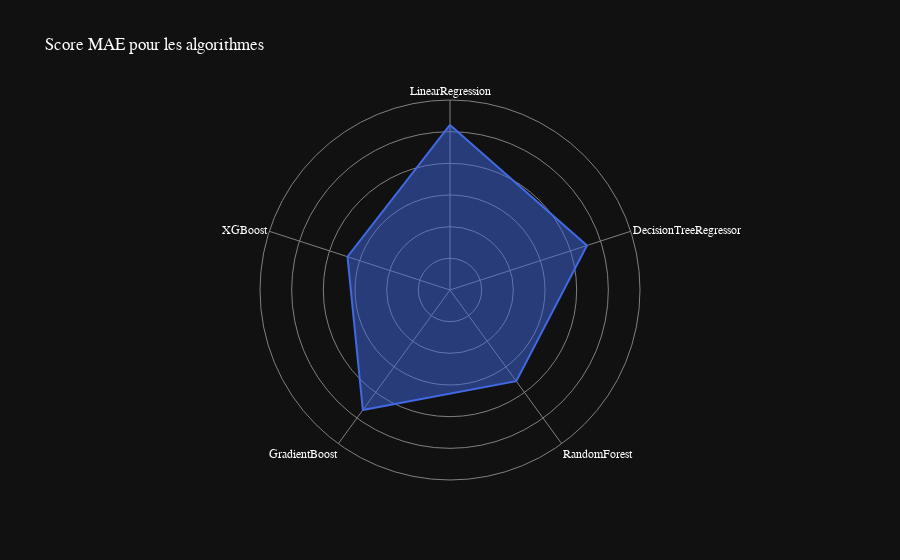

Here is the notebook cell this chart was saved with:
### Code cell
# affichage en spiderchart des scores MAE des algorithmes
data = [
    {'r': mae_linear, 'theta': 'LinearRegression'},
    {'r': mae_tree, 'theta': 'DecisionTreeRegressor'},
    {'r': mae_random_forest, 'theta': 'RandomForest'},
    {'r': mae_gradient, 'theta': 'GradientBoost'},
    {'r': mae_xgboost, 'theta': 'XGBoost'}
]
fig = px.line_polar(data, r='r', theta='theta',title="Score MAE pour les algorithmes", line_close=True, template='plotly_dark', color_discrete_sequence=['royalblue'])
fig.update_traces(fill='toself')
# change la police
fig.update_layout(
    font=dict(
        family="Optima",
        size=12,
        color="white"
    )
)
# Masquer la ligne représentant les valeurs de 0 à 5 sur l'axe radial
fig.update_layout(
    polar=dict(
        radialaxis=dict(
            showline=False, # masquer la ligne sur l'axe radial
            range=[0,60], # plage maximale de l'axe radial
            showticklabels=False
        )
    )
)
# changer les couleurs de fond et de la grille
fig.update_layout(
    polar=dict(
        radialaxis=dict(gridcolor='gray', linecolor='gray'),
        angularaxis=dict(gridcolor='gray', linecolor='gray')
    )
)
fig.show()

### Figure 1 — Plotly figure (JSON) as saved in the notebook; plotly's stock layout.template omitted (floating-point values rounded to 4 significant figures)
{"data": [{"fill": "toself", "hovertemplate": "r=%{r}<br>theta=%{theta}<extra></extra>", "legendgroup": "", "line": {"color": "royalblue", "dash": "solid"}, "marker": {"symbol": "circle"}, "mode": "lines", "name": "", "r": [52.14, 45.49, 35.61, 46.83, 34.04, 52.14], "showlegend": false, "subplot": "polar", "theta": ["LinearRegression", "DecisionTreeRegressor", "RandomForest", "GradientBoost", "XGBoost", "LinearRegression"], "type": "scatterpolar"}], "layout": {"font": {"color": "white", "family": "Optima", "size": 12}, "legend": {"tracegroupgap": 0}, "polar": {"angularaxis": {"direction": "clockwise", "gridcolor": "gray", "linecolor": "gray", "rotation": 90}, "domain": {"x": [0, 1], "y": [0, 1]}, "radialaxis": {"gridcolor": "gray", "linecolor": "gray", "range": [0, 60], "showline": false, "showticklabels": false}}, "title": {"text": "Score MAE pour les algorithmes"}}}
